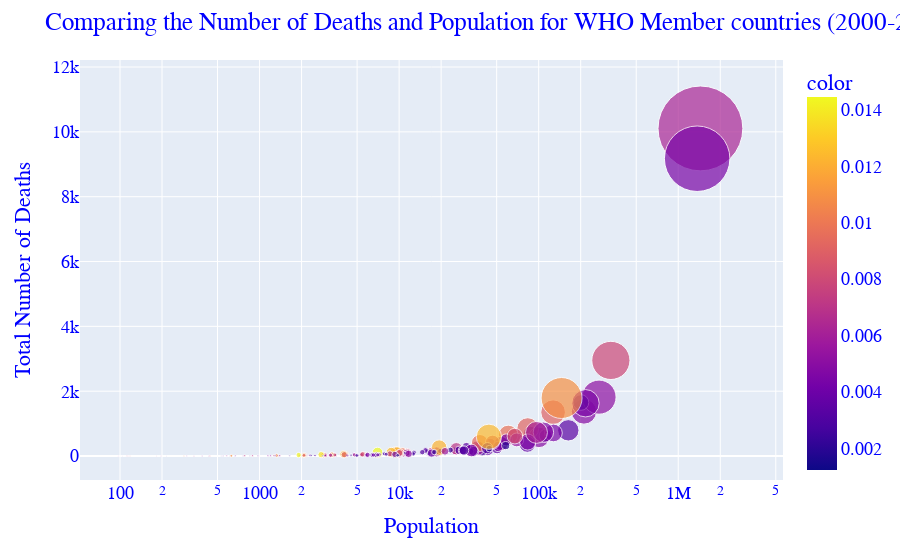

The code cell stored with this chart in its notebook:
### Code cell
import plotly.express as px
df = px.data.gapminder()

fig = px.scatter(x=who_dataset_modified1.T[("Persons", 0, "Population ('000) (2)")],
                 y=who_dataset_modified1.T[("Persons", 0, "All Causes")],
                 color=noncom_deaths_per_capita, size=who_dataset_modified1.T[("Persons", 2, "H.")],
                 log_x=True, size_max=60, hover_data={"Country": who_dataset_modified1.T.index,
                                                      "Population": (who_dataset_modified1.T[("Persons", 0, "Population ('000) (2)")]*1000).round(2),
                                                      "Number of Deaths": (who_dataset_modified1.T[("Persons", 0, "All Causes")]*1000).round(2),
                                                      "Deaths due to Noncommunicable Diseases (per Capita)": noncom_deaths_per_capita.round(5),
                                                      "Deaths due to Cardiovascular Diseases": (who_dataset_modified1.T[("Persons", 2, "H.")]).round(2)})
    
fig.update_layout(
    title="Comparing the Number of Deaths and Population for WHO Member countries (2000-2020)",
    xaxis_title="Population",
    yaxis_title="Total Number of Deaths",
    font=dict(
        family="Courier New, monospace",
        size=18,
        color="RebeccaPurple"
    ),
    legend_title="Legend Title",
    font_family="Courier New",
    font_color="blue",
    title_font_family="Times New Roman",
    legend_title_font_color="green"
)
fig.update_xaxes(title_font_family="Arial")

fig.show()

### Figure 1 — Plotly figure (JSON) as saved in the notebook; plotly's stock layout.template omitted (floating-point values rounded to 4 significant figures; data arrays with more than 128 entries replaced by an {"elided": "..."} marker saying what was removed)
{"data": [{"customdata": {"elided": "183x5 mixed values"}, "hovertemplate": "x=%{x}<br>y=%{y}<br>size=%{marker.size}<br>Country=%{customdata[0]}<br>Population=%{customdata[1]}<br>Number of Deaths=%{customdata[2]}<br>Deaths due to Noncommunicable Diseases (per Capita)=%{customdata[3]}<br>Deaths due to Cardiovascular Diseases=%{customdata[4]}<br>color=%{marker.color}<extra></extra>", "legendgroup": "", "marker": {"color": {"elided": "183 float values"}, "coloraxis": "coloraxis", "size": {"elided": "183 float values"}, "sizemode": "area", "sizeref": 1.196, "symbol": "circle"}, "mode": "markers", "name": "", "orientation": "v", "showlegend": false, "type": "scatter", "x": {"elided": "183 int values"}, "xaxis": "x", "y": {"elided": "183 float values"}, "yaxis": "y"}], "layout": {"coloraxis": {"colorbar": {"title": {"text": "color"}}, "colorscale": [[0, "#0d0887"], [0.1111, "#46039f"], [0.2222, "#7201a8"], [0.3333, "#9c179e"], [0.4444, "#bd3786"], [0.5556, "#d8576b"], [0.6667, "#ed7953"], [0.7778, "#fb9f3a"], [0.8889, "#fdca26"], [1, "#f0f921"]]}, "font": {"color": "blue", "family": "Courier New", "size": 18}, "legend": {"itemsizing": "constant", "title": {"font": {"color": "green"}, "text": "Legend Title"}, "tracegroupgap": 0}, "margin": {"t": 60}, "title": {"font": {"family": "Times New Roman"}, "text": "Comparing the Number of Deaths and Population for WHO Member countries (2000-2020)"}, "xaxis": {"anchor": "y", "domain": [0, 1], "title": {"font": {"family": "Arial"}, "text": "Population"}, "type": "log"}, "yaxis": {"anchor": "x", "domain": [0, 1], "title": {"text": "Total Number of Deaths"}}}}
